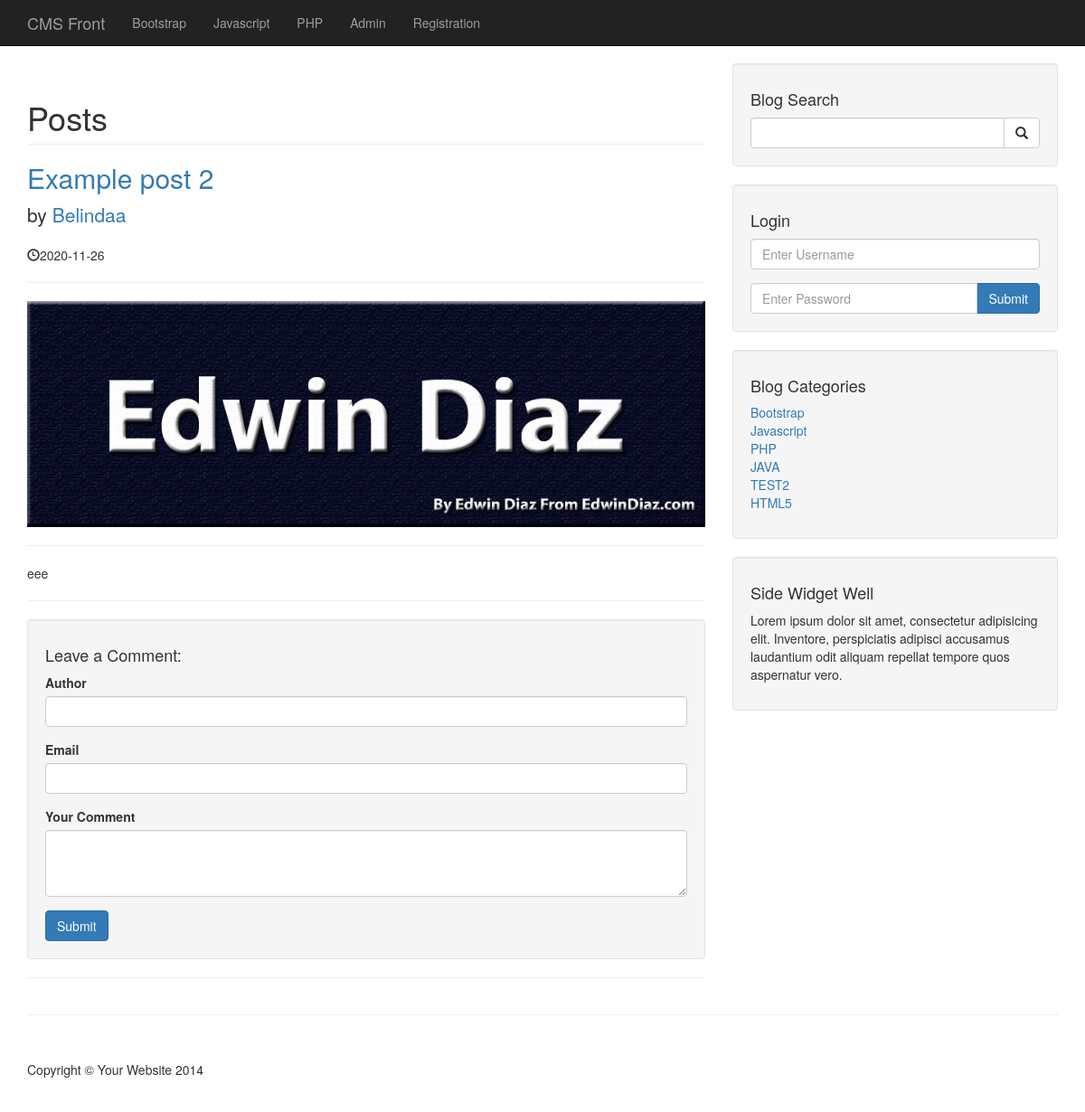
Page /post.php?p_id=13 on the committed database.
### tables this page shows
CREATE TABLE IF NOT EXISTS `categories` (
  `cat_id` int(3) NOT NULL AUTO_INCREMENT,
  `cat_title` varchar(255) NOT NULL,
  PRIMARY KEY (`cat_id`)
);

CREATE TABLE IF NOT EXISTS `posts` (
  `post_id` int(3) NOT NULL AUTO_INCREMENT,
  `post_category_id` int(3) NOT NULL,
  `post_title` varchar(255) NOT NULL,
  `post_author` varchar(255) DEFAULT NULL,
  `post_user` varchar(255) DEFAULT NULL,
  `post_date` date NOT NULL,
  `post_image` text NOT NULL,
  `post_content` text NOT NULL,
  `post_tags` varchar(255) NOT NULL,
  `post_comment_count` varchar(255) DEFAULT NULL,
  `post_status` varchar(255) NOT NULL DEFAULT 'draft',
  `post_views_count` int(11) DEFAULT NULL,
  PRIMARY KEY (`post_id`)
);

### post.php (the view, shortened to what this page needs)
<?php include "includes/db.php"; ?>
<?php include "includes/header.php"; ?>
<?php include "includes/navigation.php"; ?>
<div class="container">
    <div class="row">
        <div class="col-md-8">
            <?php
            if(isset($_GET['p_id'])){
                $the_post_id = $_GET['p_id'];
                if(isset($_SESSION['user_role']) && $_SESSION['user_role'] == 'admin'){
                    $query = "SELECT * FROM posts WHERE post_id = $the_post_id";
                }else{
                    $query = "SELECT * FROM posts WHERE post_id = $the_post_id AND post_status = 'published' ";
                }
                $select_all_posts_query = mysqli_query($connection,$query);
            if(mysqli_num_rows($select_all_posts_query) < 1){
                echo "<h1 class='text-center'>No posts available</h1>";
            }else{
            while($row = mysqli_fetch_assoc($select_all_posts_query)){
                $post_title = $row['post_title'];
                $post_author = $row['post_author'];
                $post_date = $row['post_date'];
                $post_image = $row['post_image'];
                $post_content = $row['post_content'];
                ?>
                <h1 class="page-header">
                    Posts
                </h1>
                <h2>
                    <a href="#"><?php echo $post_title ?></a>
                </h2>
                <p class="lead">
                    by <a href="index.php"><?php echo $post_author ?></a>
                </p>
                <p><span class="glyphicon glyphicon-time"></span><?php echo $post_date ?></p>
                <hr>
                <img class="img-responsive" src="images/<?php echo $post_image; ?>" alt="">
                <hr>
                <p><?php echo $post_content ?></p>
                <hr>
            <?php }
            ?>
            <div class="well">
                <h4>Leave a Comment:</h4>
                <form action="" method="post" role="form">
                    <div class="form-group">
                        <label for="author">Author</label>
                        <input type="text" class="form-control" name="comment_author">
                    </div>
                    <div class="form-group">
                        <label for="email">Email</label>
                        <input type="text" class="form-control" name="comment_email">
                    </div>
                    <div class="form-group">
                        <label for="comment">Your Comment</label>
                        <textarea name="comment_content" class="form-control" rows="3"></textarea>
                    </div>
                    <button type="submit" name="create_comment" class="btn btn-primary">Submit</button>
                </form>
            </div>
            <hr>
            <?php
            $query = "SELECT * FROM comments WHERE comment_post_id = {$the_post_id} ";
            $query .= "AND comment_status = 'approve' ";
            $query .= "ORDER BY comment_id DESC ";
            $select_comment_query = mysqli_query($connection,$query);
            while($row = mysqli_fetch_assoc($select_comment_query)) {
                $comment_date = $row['comment_date'];
                $comment_author = $row['comment_author'];
                $comment_content = $row['comment_content'];
            ?>
                <div class="media">
                    <a class="pull-left" href="#">
                        <img class="media-object" src="http://placehold.it/64x64" alt="">
                    </a>
                    <div class="media-body">
                        <h4 class="media-heading"><?php echo $comment_author; ?>
                            <small><?php echo $comment_date; ?></small>
                        </h4>
                        <?php echo $comment_content; ?>
                    </div>
                </div>
            <?php } } }else{
                header("Location:index.php");
            }?>
        </div>
        <?php  include "includes/sidebar.php"; ?>
    </div>
    <hr>
    <?php  include "includes/footer.php"; ?>

### includes/navigation.php (shortened to what this page needs)
<nav class="navbar navbar-inverse navbar-fixed-top" role="navigation">
    <div class="container">
        <div class="navbar-header">
            <a class="navbar-brand" href="index.php">CMS Front</a>
        </div>
        <div class="collapse navbar-collapse" id="bs-example-navbar-collapse-1">
            <ul class="nav navbar-nav">
                <?php
                $query = "SELECT * FROM categories LIMIT 3";
                $select_all_categories_query = mysqli_query($connection,$query);
                while($row = mysqli_fetch_assoc($select_all_categories_query)){
                    $cat_id = $row['cat_id'];
                    $cat_title = $row['cat_title'];
                    $category_class = '';
                    $registration_class = '';
                    echo "<li class='$category_class'><a href='category.php?category=$cat_id'>{$cat_title}</a></li>";
                }
                ?>
                <li>
                    <a href="admin">Admin</a>
                </li>
                <li class='<?php echo $registration_class; ?>'>
                    <a href="registration.php">Registration</a>
                </li>
            </ul>
        </div>
    </div>
</nav>

### includes/sidebar.php (shortened to what this page needs)
<div class="col-md-4">
    <div class="well">
        <h4>Blog Search</h4>
        <form action="search.php" method="post">
            <div class="input-group">
             <input name="search" type="text" class="form-control">
                <span class="input-group-btn">
                    <button  name="submit" class="btn btn-default" type="submit">
                                <span class="glyphicon glyphicon-search"></span>
                    </button>
                </span>
            </div>
        </form>
    </div>
    <div class="well">
        <?php if(isset($_SESSION['user_role'])): ?>
        <h4>Logged in as <?php echo $_SESSION['username'] ?></h4>
            <a href="includes/logout.php" class="btn btn-primary">Logout</a>
        <?php else: ?>
        <h4>Login</h4>
        <form action="includes/login.php" method="post">
            <div class="form-group">
                <input name="username" type="text" class="form-control" placeholder="Enter Username">
            </div>
            <div class="input-group">
                <input name="password" type="password" class="form-control" placeholder="Enter Password">
                <span class="input-group-btn">
                <button class="btn btn-primary" name="login" type="submit">Submit</button>
            </span>
            </div>
        </form>
        <?php endif; ?>
    </div>
    <div class="well">
        <?php
        $query = "SELECT * FROM categories";
        $select_categories_sidebar = mysqli_query($connection,$query);
        ?>
        <h4>Blog Categories</h4>
        <div class="row">
            <div class="col-lg-12">
                <ul class="list-unstyled">
                    <?php
                    while($row = mysqli_fetch_assoc($select_categories_sidebar)){
                        $cat_title = $row['cat_title'];
                        $cat_id = $row['cat_id'];
                        echo "<li><a href='category.php?category=$cat_id'>{$cat_title}</a></li>";
                    }
                    ?>
                </ul>
            </div>
        </div>
    </div>
    <?php include "includes/widget.php"; ?>
</div>

### css/blog-home.css (style rules this page uses)
body { padding-top: 70px; }

### rows in the picture
categories: cat_title "Bootstrap"
categories: cat_title "Javascript"
categories: cat_title "PHP"
posts: post_title "Example post 2", post_author "Belindaa", post_date "2020-11-26", post_image (picture), post_content "eee"
categories: cat_title "JAVA"
categories: cat_title "TEST2"
categories: cat_title "HTML5"
